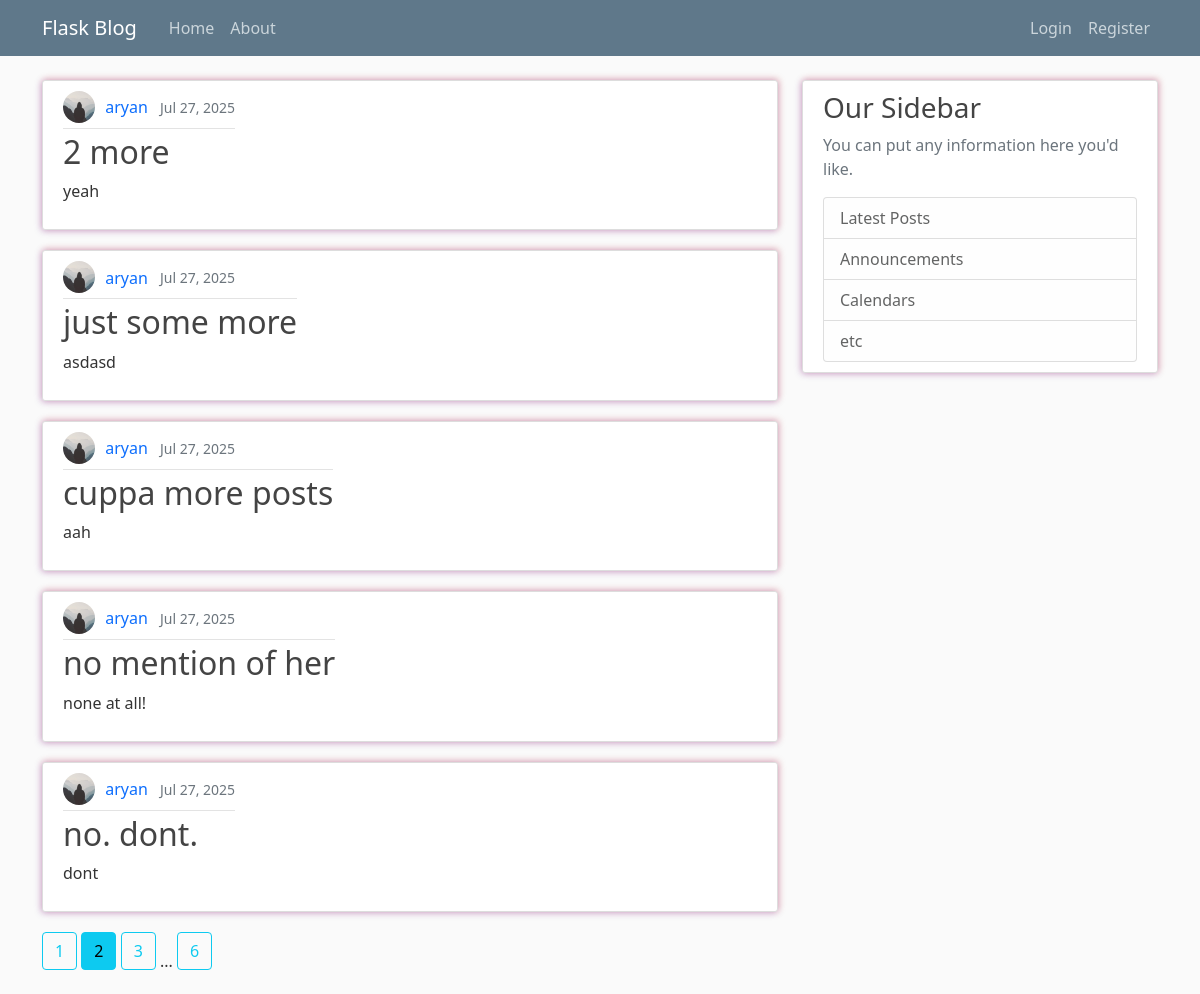
The page /home?page=2 on the database its author committed.
### flasknetwork/models.py (models this page shows, shortened)
class Post(db.Model):
    id = db.Column(db.Integer, primary_key=True)
    title = db.Column(db.String(100), nullable=False)
    date_posted = db.Column(db.DateTime, nullable=False, default=datetime.utcnow)
    content = db.Column(db.Text, nullable=False)
    user_id = db.Column(db.Integer, db.ForeignKey('user.id'), nullable=False)

class User(db.Model, UserMixin): # the *table* name is 'user' by default, not 'User'
    id = db.Column(db.Integer, primary_key=True)
    username = db.Column(db.String(20), unique=True, nullable=False)
    email = db.Column(db.String(120), unique=True, nullable=False)
    image_file = db.Column(db.String(20), nullable=False, default='default.jpg')
    password = db.Column(db.String(60), nullable=False)
    posts = db.relationship('Post', backref='author', lazy=True)

### flasknetwork/main/routes.py (the view)
@main.route('/')
@main.route('/home')
def home():
    page=request.args.get('page', 1, type=int)
    posts = Post.query.order_by(Post.date_posted.desc()).paginate(page=page, per_page=5)
    return render_template('home.html', title='Home Page', posts=posts)

### flasknetwork/templates/home.html
{% extends "layout.html" %}
{% block content %}
    {% for post in posts.items %}
        <article class="d-flex align-items-center content-section">
            <div>
                <div class="article-metadata">
                    <img class="rounded-circle article-img" src="{{ url_for('static', filename='profile_pics/' + post.author.image_file) }}" alt="{{ post.author.username }}'s profile picture">
                    <a class="me-2 author-link" href="{{ url_for('users.user_posts', username=post.author.username) }}">{{ post.author.username }}</a>
                    <small class="text-muted">{{ post.date_posted.strftime('%b %d, %Y') }}</small>
                </div>
                <h2>
                    <a class="article-title" href="{{ url_for('posts.post', post_id=post.id) }}">{{ post.title }}</a>
                </h2>
                <p class="article-content">{{ post.content }}</p>
            </div>
        </article>
    {% endfor %}
    {% for page_num in posts.iter_pages(left_edge=1, right_edge=1, left_current=1, right_current=1) %}
        {% if page_num %}
            {% if posts.page == page_num %}
                <a class="btn btn-info mb-4" href="{{ url_for('main.home', page=page_num) }}">{{ page_num }}</a>
            {% else %}
                <a class="btn btn-outline-info mb-4" href="{{ url_for('main.home', page=page_num) }}">{{ page_num }}</a>
            {% endif %}
        {% else %}
            ...
        {% endif %}
    {% endfor %}
{% endblock content %}

### flasknetwork/static/css/main.css (style rules this page uses)
body { background: #fafafa; color: #333333; margin-top: 5rem; }
h1, h2, h3, h4, h5, h6 { color: #444444; }
.content-section { background: #ffffff; padding: 10px 20px; border: 1px solid #dddddd; border-radius: 3px; margin-bottom: 20px; box-shadow: -1px 1px 7px 0 rgba(86, 3, 150, 0.25), 1px -1px 7px 0 rgba(201, 12, 12, 0.25); }
a.article-title, a.author-link { text-decoration: none; }
.article-title { color: #444444; word-wrap: break-word; word-break: break-word; hyphens: auto; }
.article-content { white-space: pre-line; }
.article-img { height: 32px; width: 32px; margin-right: 6px; margin-bottom: 4px; vertical-align: middle; }
.article-metadata { padding-bottom: 1px; margin-bottom: 4px; border-bottom: 1px solid #e3e3e3 }

### rows shown on the page
Post: image_file (placeholder picture), author.username "aryan", date_posted "Jul 27, 2025", title "2 more", content "yeah"
Post: image_file (placeholder picture), author.username "aryan", date_posted "Jul 27, 2025", title "just some more", content "asdasd"
Post: image_file (placeholder picture), author.username "aryan", date_posted "Jul 27, 2025", title "cuppa more posts", content "aah"
Post: image_file (placeholder picture), author.username "aryan", date_posted "Jul 27, 2025", title "no mention of her", content "none at all!"
Post: image_file (placeholder picture), author.username "aryan", date_posted "Jul 27, 2025", title "no. dont.", content "dont"

### other values the page prints
{{ page_num }} "1" "3" "6"
{{ page_num }} "2"
